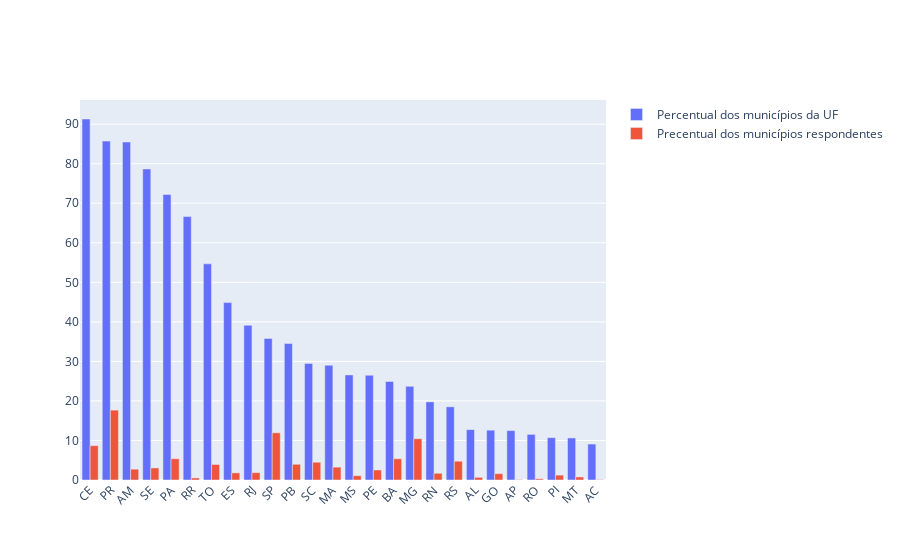

Notebook code for this chart:
### Code cell
fig = go.Figure()
fig.add_trace(go.Bar(
    x= mun['uf'],
    y=mun['perc_tot'],
    name='Percentual dos municípios da UF',
    #marker_color='indianred'
))
fig.add_trace(go.Bar(
    x= mun['uf'],
    y=mun['perc_resp'],
    name='Precentual dos municípios respondentes',
    #marker_color='lightsalmon'
))

# Here we modify the tickangle of the xaxis, resulting in rotated labels.
fig.update_layout(barmode='group', xaxis_tickangle=-45)
fig.show()

### Figure 1 — Plotly figure (JSON) as saved in the notebook; plotly's stock layout.template omitted (floating-point values rounded to 4 significant figures)
{"data": [{"name": "Percentual dos municípios da UF", "type": "bar", "x": ["CE", "PR", "AM", "SE", "PA", "RR", "TO", "ES", "RJ", "SP", "PB", "SC", "MA", "MS", "PE", "BA", "MG", "RN", "RS", "AL", "GO", "AP", "RO", "PI", "MT", "AC"], "y": [91.3, 85.71, 85.48, 78.67, 72.22, 66.67, 54.68, 44.87, 39.13, 35.81, 34.53, 29.49, 29.03, 26.58, 26.49, 24.94, 23.68, 19.76, 18.51, 12.75, 12.6, 12.5, 11.54, 10.71, 10.64, 9.091]}, {"name": "Precentual dos municípios respondentes", "type": "bar", "x": ["CE", "PR", "AM", "SE", "PA", "RR", "TO", "ES", "RJ", "SP", "PB", "SC", "MA", "MS", "PE", "BA", "MG", "RN", "RS", "AL", "GO", "AP", "RO", "PI", "MT", "AC"], "y": [8.682, 17.67, 2.739, 3.049, 5.375, 0.5168, 3.928, 1.809, 1.86, 11.94, 3.979, 4.496, 3.256, 1.085, 2.532, 5.375, 10.44, 1.705, 4.755, 0.6718, 1.602, 0.1034, 0.3101, 1.24, 0.7752, 0.1034]}], "layout": {"barmode": "group", "xaxis": {"tickangle": -45}}}
